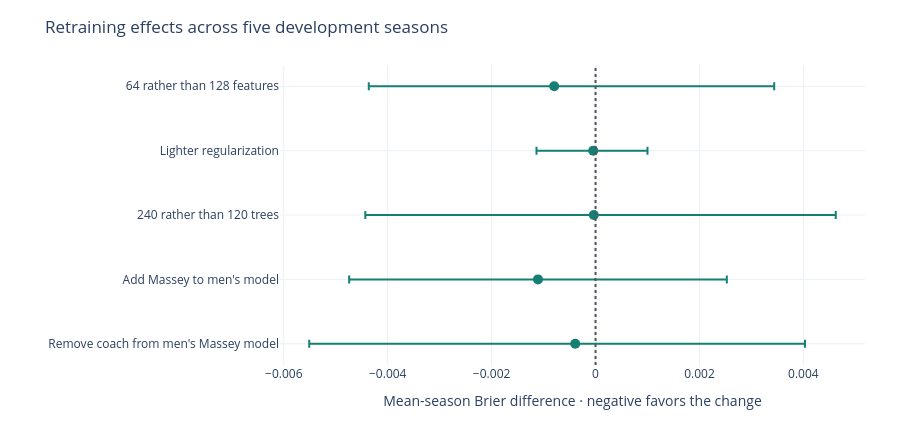

The cell this chart's notebook holds for it:
### Code cell
import base64
import io
import plotly.express as px
from march_mania.research_report import paired_season_intervals

retraining_predictions = pd.read_csv(RETRAINING / "predictions.csv")
paired = retraining_predictions.query("Season in [2016, 2017, 2018, 2019, 2021]").rename(columns={"variant": "block"}).assign(model="xgboost", Gender="M")
comparisons = [(name, "pooled_reference") for name in ["pooled_64_features", "pooled_less_regularized", "pooled_240_trees"]]
comparisons += [("men_massey", "men_reference"), ("men_massey_no_coach", "men_massey")]
retraining_intervals = paired_season_intervals(paired, 2026, comparisons)
table(retraining_intervals[["candidate", "baseline", "brier_delta", "ci_low", "ci_high", "season_count"]])
chart = retraining_intervals.copy()
chart["comparison"] = ["64 rather than 128 features", "Lighter regularization", "240 rather than 120 trees", "Add Massey to men's model", "Remove coach from men's Massey model"]
chart["upper"] = chart.ci_high - chart.brier_delta
chart["lower"] = chart.brier_delta - chart.ci_low
title = "Retraining effects across five development seasons"
interactive = px.scatter(chart, x="brier_delta", y="comparison", error_x="upper", error_x_minus="lower", hover_data=["candidate", "baseline", "ci_low", "ci_high"], title=title, height=430)
interactive.update_layout(template="plotly_white", margin=dict(l=280, r=35, t=65, b=65), xaxis_title="Mean-season Brier difference · negative favors the change", yaxis_title=None)
interactive.update_traces(marker=dict(size=10, color="#167f74"))
interactive.add_vline(x=0, line_color="#555555", line_dash="dot")
interactive.update_yaxes(autorange="reversed")
static, axis = plt.subplots(figsize=(11, 4.6), constrained_layout=True)
axis.errorbar(chart.brier_delta, chart.comparison, xerr=np.vstack([chart.lower, chart.upper]), fmt="o", color="#167f74", capsize=4)
axis.axvline(0, color="#555555", linestyle=":")
axis.invert_yaxis()
axis.set(title=title, xlabel="Mean-season Brier difference · negative favors the change")
axis.grid(axis="x", alpha=.18)
png = io.BytesIO()
static.savefig(png, format="png", dpi=150)
plt.close(static)
display({"application/vnd.plotly.v1+json": json.loads(interactive.to_json()), "image/png": base64.b64encode(png.getvalue()).decode()}, raw=True)

### Figure 1 — Plotly figure (JSON) as saved in the notebook; plotly's stock layout.template omitted (floating-point values rounded to 4 significant figures)
{"data": [{"customdata": [["pooled_64_features", "pooled_reference", -0.004364, 0.003439], ["pooled_less_regularized", "pooled_reference", -0.001136, 0.0009999], ["pooled_240_trees", "pooled_reference", -0.004431, 0.004623], ["men_massey", "men_reference", -0.004742, 0.002527], ["men_massey_no_coach", "men_massey", -0.00551, 0.004031]], "error_x": {"array": [0.004235, 0.001044, 0.004656, 0.003634, 0.004422], "arrayminus": [0.003568, 0.001092, 0.004397, 0.003634, 0.005119]}, "hovertemplate": "brier_delta=%{x}<br>comparison=%{y}<br>candidate=%{customdata[0]}<br>baseline=%{customdata[1]}<br>ci_low=%{customdata[2]}<br>ci_high=%{customdata[3]}<extra></extra>", "legendgroup": "", "marker": {"color": "#167f74", "size": 10, "symbol": "circle"}, "mode": "markers", "name": "", "orientation": "h", "showlegend": false, "type": "scatter", "x": [-0.0007961, -4.437e-05, -3.311e-05, -0.001107, -0.000391], "xaxis": "x", "y": ["64 rather than 128 features", "Lighter regularization", "240 rather than 120 trees", "Add Massey to men's model", "Remove coach from men's Massey model"], "yaxis": "y"}], "layout": {"height": 430, "legend": {"tracegroupgap": 0}, "margin": {"b": 65, "l": 280, "r": 35, "t": 65}, "shapes": [{"line": {"color": "#555555", "dash": "dot"}, "type": "line", "x0": 0, "x1": 0, "xref": "x", "y0": 0, "y1": 1, "yref": "y domain"}], "title": {"text": "Retraining effects across five development seasons"}, "xaxis": {"anchor": "y", "domain": [0.0, 1.0], "title": {"text": "Mean-season Brier difference · negative favors the change"}}, "yaxis": {"anchor": "x", "autorange": "reversed", "domain": [0.0, 1.0], "title": {}}}}
